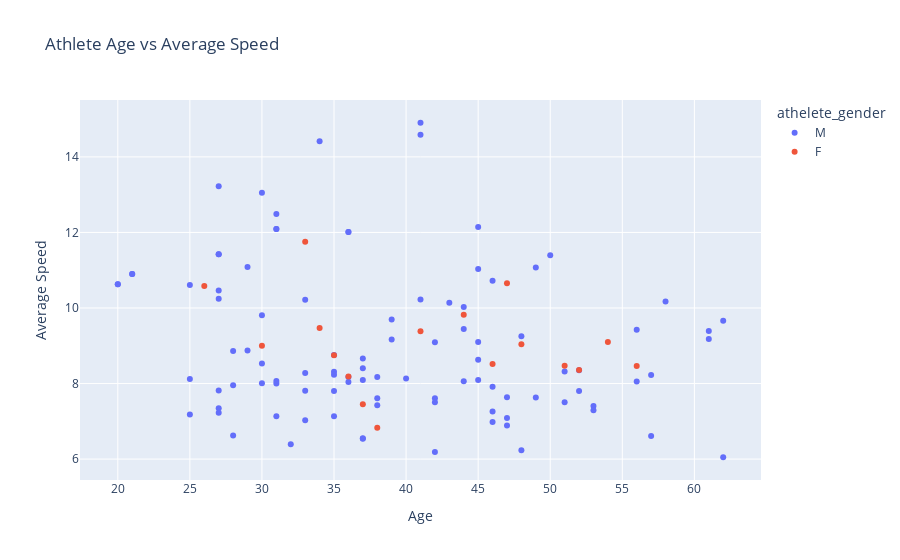

Notebook source saved alongside this figure:
### Code cell
# athlete age vs. average speed

import plotly.express as px

fig = px.scatter(dff, x='athelete_age', y='athelete_average_speed', color='athelete_gender',
                 title='Athlete Age vs Average Speed',
                 labels={'athelete_age': 'Age', 'athelete_average_speed': 'Average Speed'})
fig.show()

### Figure 1 — Plotly figure (JSON) as saved in the notebook; plotly's stock layout.template omitted (floating-point values rounded to 4 significant figures)
{"data": [{"hovertemplate": "athelete_gender=M<br>Age=%{x}<br>Average Speed=%{y}<extra></extra>", "legendgroup": "M", "marker": {"color": "#636efa", "symbol": "circle"}, "mode": "markers", "name": "M", "orientation": "v", "showlegend": true, "type": "scatter", "x": [31, 29, 45, 27, 30, 62, 39, 45, 30, 33, 40, 56, 27, 47, 33, 37, 41, 41, 34, 27, 30, 45, 50, 49, 46, 25, 27, 41, 33, 58, 44, 56, 61, 48, 61, 45, 42, 29, 28, 52, 51, 35, 57, 37, 31, 36, 30, 31, 46, 27, 33, 35, 42, 46, 47, 57, 37, 42, 31, 36, 27, 21, 20, 31, 36, 27, 21, 20, 44, 35, 37, 37, 38, 36, 25, 44, 28, 52, 47, 38, 51, 42, 53, 53, 46, 25, 35, 31, 28, 32, 48, 62, 43, 39, 35, 45, 49, 38, 27], "xaxis": "x", "y": [12.49, 11.09, 11.03, 10.46, 9.811, 9.661, 9.168, 8.631, 8.532, 8.278, 8.132, 8.057, 7.348, 7.087, 7.031, 6.554, 14.9, 14.59, 14.41, 13.22, 13.05, 12.14, 11.4, 11.07, 10.72, 10.61, 10.24, 10.23, 10.22, 10.17, 9.446, 9.423, 9.391, 9.255, 9.177, 9.097, 9.093, 8.874, 8.863, 8.351, 8.316, 8.315, 8.227, 8.093, 8.066, 8.04, 8.009, 8.001, 7.914, 7.814, 7.812, 7.805, 7.61, 6.979, 6.891, 6.611, 6.54, 6.189, 12.09, 12.01, 11.42, 10.9, 10.63, 12.09, 12.01, 11.42, 10.9, 10.63, 10.03, 8.758, 8.662, 8.405, 8.175, 8.175, 8.121, 8.062, 7.955, 7.804, 7.637, 7.609, 7.503, 7.503, 7.403, 7.293, 7.259, 7.178, 7.133, 7.132, 6.622, 6.39, 6.236, 6.049, 10.14, 9.694, 8.236, 8.097, 7.63, 7.426, 7.229], "yaxis": "y"}, {"hovertemplate": "athelete_gender=F<br>Age=%{x}<br>Average Speed=%{y}<extra></extra>", "legendgroup": "F", "marker": {"color": "#EF553B", "symbol": "circle"}, "mode": "markers", "name": "F", "orientation": "v", "showlegend": true, "type": "scatter", "x": [33, 47, 26, 44, 34, 54, 48, 30, 35, 46, 51, 56, 41, 36, 37, 38, 52], "xaxis": "x", "y": [11.75, 10.66, 10.58, 9.822, 9.468, 9.101, 9.038, 9.002, 8.748, 8.518, 8.471, 8.464, 9.383, 8.186, 7.45, 6.829, 8.356], "yaxis": "y"}], "layout": {"autosize": true, "legend": {"title": {"text": "athelete_gender"}, "tracegroupgap": 0}, "title": {"text": "Athlete Age vs Average Speed"}, "xaxis": {"anchor": "y", "autorange": true, "domain": [0, 1], "range": [17.44, 64.56], "title": {"text": "Age"}, "type": "linear"}, "yaxis": {"anchor": "x", "autorange": true, "domain": [0, 1], "range": [5.318, 15.63], "title": {"text": "Average Speed"}, "type": "linear"}}}
